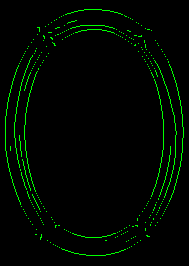
#> input picture debug_no_ellipses.png, 189 x 266 px
$ python -i hough_circles.py   (imports and definitions only)   (older library calls are emulated)
#> lines starting #> are read from the running program, lines starting #| are printed output that depends on the picture; after the words box and inside, x2 and y2 are one past the last pixel; in counts of white or black regions, pixels touching at a corner belong together
import numpy as np
import cv2


def preprocess_for_circles(gray: np.ndarray) -> np.ndarray:
    """Preprocess grayscale image for better circle detection."""
    return cv2.GaussianBlur(gray, (5, 5), 1.0)


# ---------------------------------------------------------------------------
# Hough Circle Transform — from scratch
# ---------------------------------------------------------------------------

def hough_circles_from_scratch(
    gray: np.ndarray,
    min_radius: int = 10,
    max_radius: int = 100,
    threshold: int = 40,
    min_dist: int = 30,
) -> list:
    """
    Hough Circle Transform implemented from scratch.

    How it works
    ------------
    For a circle with center (cx, cy) and radius r, every edge point (x, y)
    on its circumference satisfies:

        (x - cx)² + (y - cy)² = r²

    So for each candidate radius r and each edge point (x, y), the set of
    possible centers forms a circle of radius r around (x, y).  We vote for
    every (cx, cy) on that locus.  Centers that collect many votes (≥ threshold)
    across many edge points are real circles.

    To make this tractable we use the gradient direction at each edge point to
    restrict the center locus to two candidate points (one on each side along
    the gradient), instead of voting for a full circle of candidates.  This is
    the same trick OpenCV's HOUGH_GRADIENT uses and keeps complexity O(N·R)
    instead of O(N·R·2πR).

    Parameters
    ----------
    gray       : Grayscale uint8 image (already preprocessed / blurred).
    min_radius : Smallest circle radius to search for (pixels).
    max_radius : Largest circle radius to search for (pixels).
    threshold  : Minimum accumulator votes for a circle center to be accepted.
    min_dist   : Minimum pixel distance between accepted circle centers.

    Returns
    -------
    List of (cx, cy, radius) tuples sorted by descending vote count.
    """
    if gray is None or gray.size == 0:
        return []
    if gray.dtype != np.uint8:
        gray = cv2.normalize(gray, None, 0, 255, cv2.NORM_MINMAX).astype(np.uint8)

    h, w = gray.shape

    # -- Step 1: Canny edges + gradient direction ----------------------------
    edges = cv2.Canny(gray, 50, 150)

    # Sobel gradients for direction
    gx = cv2.Sobel(gray, cv2.CV_64F, 1, 0, ksize=3)
    gy = cv2.Sobel(gray, cv2.CV_64F, 0, 1, ksize=3)

    # Edge pixel coordinates (y, x order from np.where)
    edge_ys, edge_xs = np.where(edges > 0)
    if len(edge_xs) == 0:
        return []

    # Gradient direction at each edge point (unit vector)
    gx_e = gx[edge_ys, edge_xs]
    gy_e = gy[edge_ys, edge_xs]
    mag = np.sqrt(gx_e ** 2 + gy_e ** 2)
    # Avoid division by zero for zero-gradient pixels
    valid = mag > 1e-6
    gx_e = np.where(valid, gx_e / mag, 0.0)
    gy_e = np.where(valid, gy_e / mag, 0.0)

    # -- Step 2: 2-D center accumulator (one per candidate radius) -----------
    # We maintain a single (h, w) accumulator and sweep over radii, keeping
    # a running best-radius map so we don't need a full 3-D array in memory.
    best_votes  = np.zeros((h, w), dtype=np.int32)
    best_radius = np.zeros((h, w), dtype=np.int32)

    radius_range = range(min_radius, max_radius + 1)

    for r in radius_range:
        accum = np.zeros((h, w), dtype=np.int32)

        # For each edge point, vote for two candidate centers:
        #   center = edge_point ± r * gradient_direction
        # (one center on each side of the edge along the gradient)
        for sign in (+1, -1):
            cx_f = edge_xs + sign * r * gx_e
            cy_f = edge_ys + sign * r * gy_e

            # Round to nearest pixel and clip to image bounds
            cx_i = np.round(cx_f).astype(np.int32)
            cy_i = np.round(cy_f).astype(np.int32)

            in_bounds = (cx_i >= 0) & (cx_i < w) & (cy_i >= 0) & (cy_i < h)
            cx_i = cx_i[in_bounds]
            cy_i = cy_i[in_bounds]

            np.add.at(accum, (cy_i, cx_i), 1)

        # Update best-votes map where this radius beats the previous best
        improved = accum > best_votes
        best_votes[improved]  = accum[improved]
        best_radius[improved] = r

    # -- Step 3: Extract peaks from the center accumulator -------------------
    circles = []
    # Work on a copy so we can suppress already-found peaks
    votes_map = best_votes.copy()

    candidate_ys, candidate_xs = np.where(votes_map >= threshold)
    if len(candidate_ys) == 0:
        return []

    # Sort candidates by descending vote count (strongest first)
    scores = votes_map[candidate_ys, candidate_xs]
    order  = np.argsort(-scores)
    candidate_ys = candidate_ys[order]
    candidate_xs = candidate_xs[order]
    scores       = scores[order]

    for cy, cx, score in zip(candidate_ys, candidate_xs, scores):
        if votes_map[cy, cx] < threshold:
            # Already suppressed by a nearby stronger peak
            continue

        r = int(best_radius[cy, cx])
        circles.append((int(cx), int(cy), r, int(score)))

        # Non-maximum suppression: zero out a window around this center
        # so nearby weaker candidates don't produce duplicate detections.
        suppress_r = max(min_dist // 2, r // 2, 5)
        y0 = max(0, cy - suppress_r)
        y1 = min(h, cy + suppress_r + 1)
        x0 = max(0, cx - suppress_r)
        x1 = min(w, cx + suppress_r + 1)
        votes_map[y0:y1, x0:x1] = 0

    # Return as (cx, cy, radius) without the internal score
    return [(cx, cy, r) for cx, cy, r, _ in circles]


# ---------------------------------------------------------------------------
# Edge-consistency validation (shared by both implementations)
# ---------------------------------------------------------------------------

# [47 lines left out: function _validate_circle, not called in this run]


# ---------------------------------------------------------------------------
# Public API — mirrors the original detect_circles signature
# ---------------------------------------------------------------------------

def detect_circles(
    gray: np.ndarray,
    dp: float = 1.2,
    min_dist: int = 30,
    param1: int = 80,
    param2: int = 40,
    min_radius: int = 10,
    max_radius: int = 0,
    use_adaptive_params: bool = True,
) -> list:
    """
    Detect circles using the from-scratch Hough Circle Transform.

    Parameters
    ----------
    gray       : Grayscale image (uint8).
    dp         : Kept for API compatibility; not used in from-scratch impl.
    min_dist   : Minimum distance between circle centers.
    param1     : Canny high threshold.
    param2     : Accumulator vote threshold.
    min_radius : Minimum circle radius in pixels.
    max_radius : Maximum circle radius (0 = auto: half the shorter dimension).
    use_adaptive_params : Adapt param1/param2 based on image statistics.

    Returns
    -------
    List of (cx, cy, radius) tuples.
    """
    img = gray.copy()
    if img.dtype != np.uint8:
        img = cv2.normalize(img, None, 0, 255, cv2.NORM_MINMAX).astype(np.uint8)

    processed = preprocess_for_circles(img)
    h, w = processed.shape

    if min_dist == 0:
        min_dist = min(h, w) // 10
    if max_radius == 0:
        max_radius = min(h, w) // 2

    # -- Adaptive parameter adjustment (same logic as before) ----------------
    if use_adaptive_params:
        std_intensity = np.std(processed)
        if std_intensity > 60:
            param1 = min(150, param1 + 20)
        elif std_intensity < 30:
            param1 = max(50, param1 - 10)

        noise_level = cv2.Laplacian(processed, cv2.CV_64F).var()
        if noise_level < 500:
            param2 = min(35, param2)
        else:
            param2 = max(35, param2)

    print(
        f"Circle detection params - dp: {dp}, min_dist: {min_dist}, "
        f"param1: {param1}, param2: {param2}"
    )

    # -- Detection -----------------------------------------------------------
    raw_circles = hough_circles_from_scratch(
            processed,
            min_radius=min_radius,
            max_radius=max_radius,
            threshold=param2,
            min_dist=min_dist,
        )

    # -- Edge-consistency validation -----------------------------------------
    edges = cv2.Canny(processed, 50, 150)
    circles_list = []
    for x, y, r in raw_circles:
        if _validate_circle(processed, edges, x, y, r, min_radius, max_radius):
            circles_list.append((x, y, r))

    # -- Deduplication -------------------------------------------------------
    if len(circles_list) > 1:
        circles_list.sort(key=lambda c: c[2], reverse=True)
        filtered = []
        for c in circles_list:
            x, y, r = c
            if not any(
                np.sqrt((x - fx) ** 2 + (y - fy) ** 2) < min(r, fr) * 0.3
                for fx, fy, fr in filtered
            ):
                filtered.append(c)
        circles_list = filtered

    # -- Keep top 5 by edge-coverage score if still too many -----------------
    if len(circles_list) > 10:
        scored = []
        for x, y, r in circles_list:
            mask = np.zeros_like(processed, dtype=np.uint8)
            cv2.circle(mask, (x, y), r, 255, 1)
            edge_count = np.count_nonzero(cv2.bitwise_and(edges, mask))
            expected   = int(2 * np.pi * r)
            score = edge_count / expected if expected > 0 else 0
            scored.append(((x, y, r), score))
        scored.sort(key=lambda s: s[1], reverse=True)
        circles_list = [s[0] for s in scored[:5]]

    print(f"Found {len(circles_list)} circles after filtering")
    return circles_list


# [47 lines left out: functions detect_circles_multiscale, draw_circles_debug, not called in this run]

>>> import cv2
>>> picture = cv2.imread('../debug_no_ellipses.png', cv2.IMREAD_GRAYSCALE)
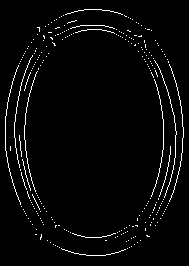
#> picture: shape (266, 189); values 0 (black) and 149 (white), 3% white in thin lines or dots, all inside (x1, y1, x2, y2) = (5, 9, 184, 256)
>>> result = detect_circles(picture)
#> in preprocess_for_circles, `return cv2.GaussianBlur(gray, (5, 5), 1.0)`:
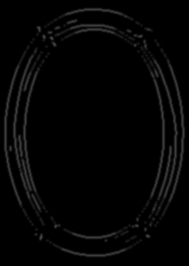
#> returned value: shape (266, 189); min 0, max 72, mean 4.5
#> in detect_circles, `std_intensity = np.std(processed)`: std_intensity = 12.07
#> in detect_circles, `noise_level = cv2.Laplacian(processed, cv2.CV_64F).var()`: noise_level = 99.33
#> in hough_circles_from_scratch, `edges = cv2.Canny(gray, 50, 150)`: edges: shape (266, 189); 7.8% white in thin lines or dots, all inside (x1, y1, x2, y2) = (4, 8, 185, 257)
#> in hough_circles_from_scratch, `gx = cv2.Sobel(gray, cv2.CV_64F, 1, 0, ksize=3)`:
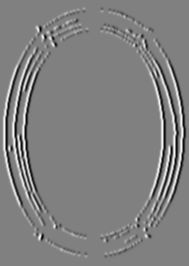
#> gx: shape (266, 189) float64; min -233, max 231, mean 0; drawn with min black and max white
#> in hough_circles_from_scratch, `gy = cv2.Sobel(gray, cv2.CV_64F, 0, 1, ksize=3)`:
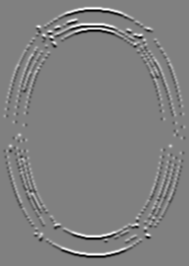
#> gy: shape (266, 189) float64; min -218, max 213, mean 0; drawn with min black and max white
#> in hough_circles_from_scratch, `edge_ys, edge_xs = np.where(edges > 0)`: edge_ys = 3931 values from 8 to 256; edge_xs = 3931 values, max 184 at index 1896, min 4 at index 1753, mean 92.74
#> in hough_circles_from_scratch, `gx_e = gx[edge_ys, edge_xs]`: gx_e = 3931 values, max 231 at index 3655, min -233 at index 3628, mean -0.256
#> in hough_circles_from_scratch, `gy_e = gy[edge_ys, edge_xs]`: gy_e = 3931 values, max 213 at index 3595, min -218 at index 635, mean -0.0448
#> in hough_circles_from_scratch, `mag = np.sqrt(gx_e ** 2 + gy_e ** 2)`: mag = 3931 values, max 240.1 at index 3656, min 38.21 at index 799, mean 154
#> in hough_circles_from_scratch, `gx_e = np.where(valid, gx_e / mag, 0.0)`: gx_e = 3931 values, max 1 at index 261, min -1 at index 309, mean -0.000742
#> in hough_circles_from_scratch, `gy_e = np.where(valid, gy_e / mag, 0.0)`: gy_e = 3931 values, max 1 at index 4, min -1 at index 40, mean -0.00344
#> after the loop in hough_circles_from_scratch, `for r in radius_range:`:
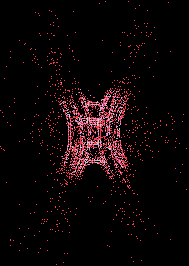
#> accum: shape (266, 189) int32; 7 distinct labels, from 0 to 6; one colour per label, 0 black
#> after the loop in hough_circles_from_scratch, `for r in radius_range:`:
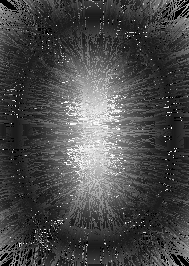
#> best_radius: shape (266, 189) int32; min 0, max 94, mean 27.2; drawn with min black and max white
#> after the loop in hough_circles_from_scratch, `for r in radius_range:`:
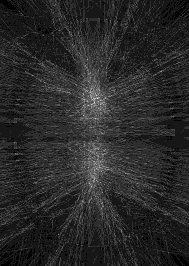
#> best_votes: shape (266, 189) int32; min 0, max 11, mean 1.79; drawn with min black and max white
#> in hough_circles_from_scratch, `candidate_ys, candidate_xs = np.where(votes_map >= threshold)`: candidate_ys = empty array
#> in detect_circles, `raw_circles = hough_circles_from_scratch( processed, min_radius=min_ra..`: raw_circles = []
#| Found 0 circles after filtering
#> result = []
